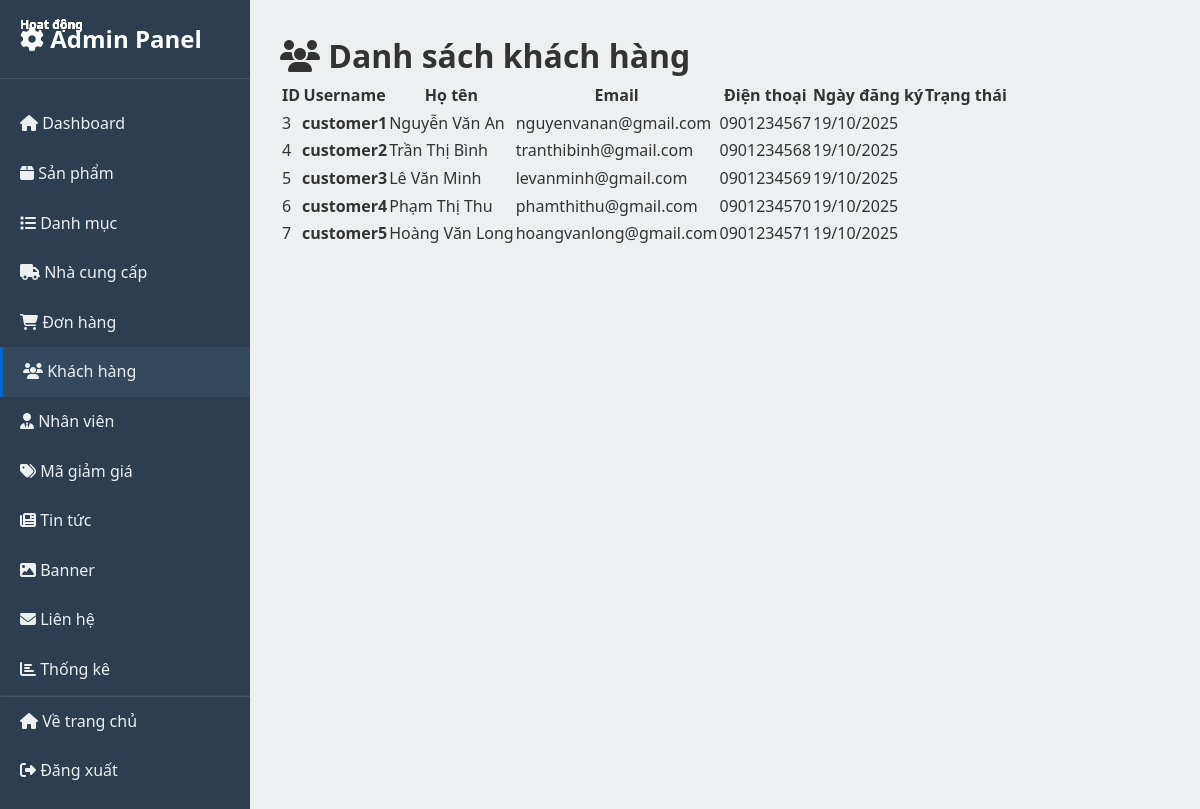
/admin/user/customers.php (signed in), run on the app's committed database.
### tables this page shows
CREATE TABLE users (
    id INT PRIMARY KEY AUTO_INCREMENT,
    username VARCHAR(50) UNIQUE NOT NULL,
    email VARCHAR(100) UNIQUE NOT NULL,
    password VARCHAR(255) NOT NULL,
    full_name VARCHAR(100),
    phone VARCHAR(20),
    address TEXT,
    role ENUM('customer', 'staff', 'admin') DEFAULT 'customer',
    status TINYINT DEFAULT 1,
    created_at TIMESTAMP DEFAULT CURRENT_TIMESTAMP,
    updated_at TIMESTAMP DEFAULT CURRENT_TIMESTAMP ON UPDATE CURRENT_TIMESTAMP
);

### models/User.php (called while the page is built, shortened)
<?php
require_once __DIR__ . '/../includes/Database.php';
class User {
    private $db;
    public function __construct() {
        $this->db = new Database();
    }
    public function getAllCustomers() {
        $sql = "SELECT id, username, email, full_name, phone, address, status, created_at
                FROM users
                WHERE role = 'customer'
                ORDER BY created_at DESC";
        return $this->db->fetchAll($sql);
    }
}
?>

### includes/Database.php (called while the page is built, shortened)
<?php
class Database {
    private $host = DB_HOST;
    private $db_name = DB_NAME;
    private $username = DB_USER;
    private $password = DB_PASS;
    private $charset = DB_CHARSET;
    public function connect() {
        try {
            $dsn = "mysql:host={$this->host};dbname={$this->db_name};charset={$this->charset}";
            $options = [
                PDO::ATTR_ERRMODE => PDO::ERRMODE_EXCEPTION,
                PDO::ATTR_DEFAULT_FETCH_MODE => PDO::FETCH_ASSOC,
                PDO::ATTR_EMULATE_PREPARES => false,
            ];
            $this->conn = new PDO($dsn, $this->username, $this->password, $options);
            return $this->conn;
        } catch(PDOException $e) {
            die("Lỗi kết nối database: " . $e->getMessage());
        }
    }
    public function query($sql, $params = []) {
        try {
            $stmt = $this->connect()->prepare($sql);
            $stmt->execute($params);
            return $stmt;
        } catch(PDOException $e) {
            error_log("Database Query Error: " . $e->getMessage());
            return false;
        }
    }
    public function fetchAll($sql, $params = []) {
        $stmt = $this->query($sql, $params);
        return $stmt ? $stmt->fetchAll() : [];
    }
}
?>

### includes/functions.php (called while the page is built, shortened)
<?php
function formatDate($date, $format = 'd/m/Y H:i') {
    return date($format, strtotime($date));
}
?>

### admin/user/customers.php (the view, shortened to what this page needs)
<?php
require_once __DIR__ . '/../../includes/Database.php';
require_once __DIR__ . '/../../includes/functions.php';
require_once __DIR__ . '/../../models/User.php';
$userModel = new User();
$customers = $userModel->getAllCustomers();
include __DIR__ . '/../layout.php';
?>
            <h1><i class="fas fa-users"></i> Danh sách khách hàng</h1>
            <div class="data-table">
                <table>
                    <thead>
                        <tr>
                            <th>ID</th>
                            <th>Username</th>
                            <th>Họ tên</th>
                            <th>Email</th>
                            <th>Điện thoại</th>
                            <th>Ngày đăng ký</th>
                            <th>Trạng thái</th>
                        </tr>
                    </thead>
                    <tbody>
                        <?php foreach ($customers as $customer): ?>
                        <tr>
                            <td><?php echo $customer['id']; ?></td>
                            <td><strong><?php echo htmlspecialchars($customer['username']); ?></strong></td>
                            <td><?php echo htmlspecialchars($customer['full_name']); ?></td>
                            <td><?php echo htmlspecialchars($customer['email']); ?></td>
                            <td><?php echo htmlspecialchars($customer['phone']); ?></td>
                            <td><?php echo formatDate($customer['created_at'], 'd/m/Y'); ?></td>
                            <td>
                                <?php if ($customer['status']): ?>
                                    <span class="badge badge-success">Hoạt động</span>
                                <?php else: ?>
                                    <span class="badge badge-danger">Khóa</span>
                                <?php endif; ?>
                            </td>
                        </tr>
                        <?php endforeach; ?>
                    </tbody>
                </table>
            </div>
        </main>
    </div>
</body>
</html>

### assets/css/style.css (style rules this page uses)
* { margin: 0; padding: 0; box-sizing: border-box; }
:root { --primary-color: #0066cc; --secondary-color: #ff6b35; --success-color: #28a745; --danger-color: #dc3545; --warning-color: #ffc107; --info-color: #17a2b8; --dark-color: #333; --light-color: #f8f9fa; --border-color: #ddd; --shadow: 0 2px 10px rgba(0,0,0,0.1); }
body { font-family: 'Segoe UI', Tahoma, Geneva, Verdana, sans-serif; line-height: 1.6; color: var(--dark-color); background: #fff; }
.badge { position: absolute; top: 10px; left: 10px; padding: 5px 10px; border-radius: 5px; color: #fff; font-size: 12px; font-weight: bold; }

### data on the page
users: id "3", username "customer1", full_name "Nguyễn Văn An", email "nguyenvanan@gmail.com", phone "0901234567", created_at "19/10/2025", status "Hoạt động"
users: id "4", username "customer2", full_name "Trần Thị Bình", email "tranthibinh@gmail.com", phone "0901234568", created_at "19/10/2025", status "Hoạt động"
users: id "5", username "customer3", full_name "Lê Văn Minh", email "levanminh@gmail.com", phone "0901234569", created_at "19/10/2025", status "Hoạt động"
users: id "6", username "customer4", full_name "Phạm Thị Thu", email "phamthithu@gmail.com", phone "0901234570", created_at "19/10/2025", status "Hoạt động"
users: id "7", username "customer5", full_name "Hoàng Văn Long", email "hoangvanlong@gmail.com", phone "0901234571", created_at "19/10/2025", status "Hoạt động"
